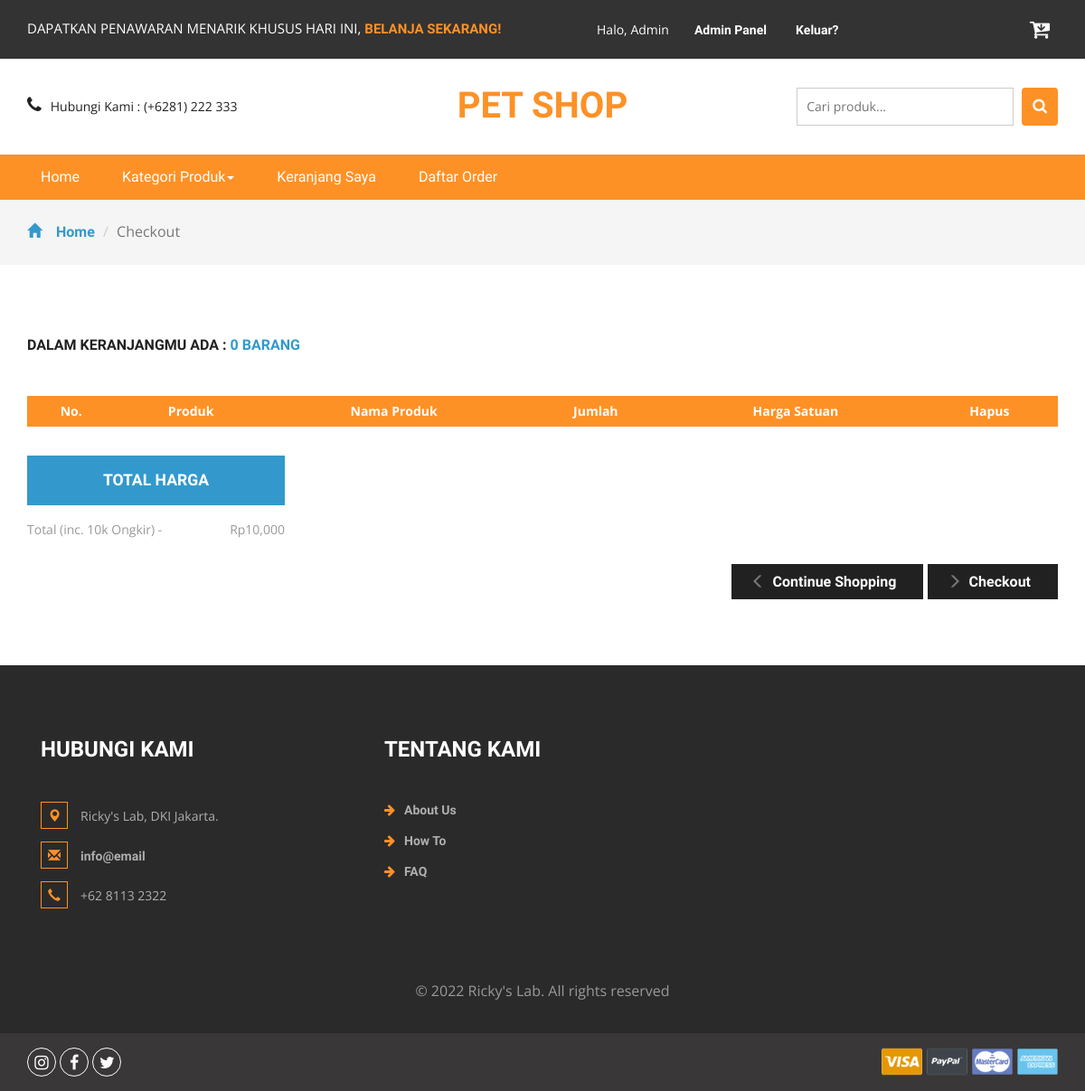
Page /cart.php (signed in) on the earlier database version.
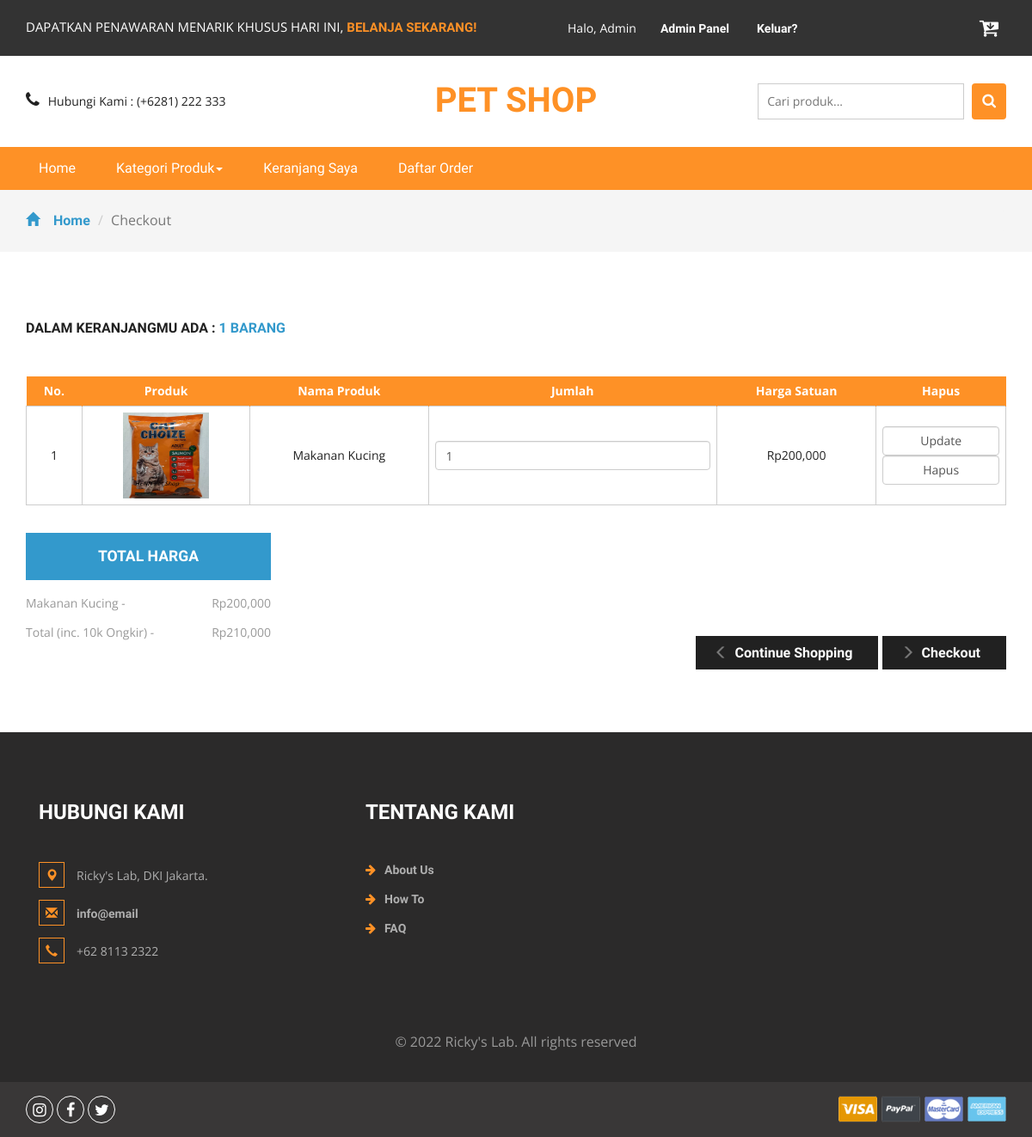
Same page on the later database version.
### tables this page shows
CREATE TABLE `detailorder` (
  `detailid` int(11) NOT NULL,
  `orderid` varchar(100) NOT NULL,
  `idproduk` int(11) NOT NULL,
  `qty` int(11) NOT NULL
);

CREATE TABLE `produk` (
  `idproduk` int(11) NOT NULL,
  `idkategori` int(11) NOT NULL,
  `namaproduk` varchar(30) NOT NULL,
  `gambar` varchar(100) NOT NULL,
  `deskripsi` varchar(200) NOT NULL,
  `rate` int(11) NOT NULL,
  `hargabefore` int(11) NOT NULL,
  `hargaafter` int(11) NOT NULL,
  `tgldibuat` timestamp NOT NULL DEFAULT current_timestamp()
);

### cart.php (the view, shortened to what the changed rows need)
<?php
include 'dbconnect.php';
	$uid = $_SESSION['id'];
	$caricart = mysqli_query($conn,"select * from cart where userid='$uid' and status='Cart'");
	$fetc = mysqli_fetch_array($caricart);
	$orderidd = $fetc['orderid'];
	$itungtrans = mysqli_query($conn,"select count(detailid) as jumlahtrans from detailorder where orderid='$orderidd'");
	$itungtrans2 = mysqli_fetch_assoc($itungtrans);
	$itungtrans3 = $itungtrans2['jumlahtrans'];
?>
<!DOCTYPE html>
<html>
<head>
<link href="css/bootstrap.css" rel="stylesheet" type="text/css" media="all" />
<link href="css/style.css" rel="stylesheet" type="text/css" media="all" />
<link href="css/font-awesome.css" rel="stylesheet">
</head>
<body>
	<div class="logo_products">
		<div class="container">
			<div class="w3ls_logo_products_left">
				<h1><a href="index.php">Pet Shop</a></h1>
			</div>
		</div>
	</div>
	<div class="checkout">
		<div class="container">
			<h2>Dalam keranjangmu ada : <span><?php echo $itungtrans3 ?> barang</span></h2>
			<div class="checkout-right">
				<table class="timetable_sub">
					<thead>
						<tr>
							<th>No.</th>
							<th>Produk</th>
							<th>Nama Produk</th>
							<th>Jumlah</th>
							<th>Harga Satuan</th>
							<th>Hapus</th>
						</tr>
					</thead>
					<?php
						$brg=mysqli_query($conn,"SELECT * from detailorder d, produk p where orderid='$orderidd' and d.idproduk=p.idproduk order by d.idproduk ASC");
						$no=1;
						while($b=mysqli_fetch_array($brg)){
					?>
					<tr class="rem1"><form method="post">
						<td class="invert"><?php echo $no++ ?></td>
						<td class="invert"><a href="product.php?idproduk=<?php echo $b['idproduk'] ?>"><img src="<?php echo $b['gambar'] ?>" width="100px" height="100px" /></a></td>
						<td class="invert"><?php echo $b['namaproduk'] ?></td>
						<td class="invert">
							 <div class="quantity">
								<div class="quantity-select">
									<input type="number" name="jumlah" class="form-control" height="100px" value="<?php echo $b['qty'] ?>" \>
								</div>
							</div>
						</td>
						<td class="invert">Rp<?php echo number_format($b['hargaafter']) ?></td>
						<td class="invert">
							<div class="rem">
								<input type="submit" name="update" class="form-control" value="Update" \>
								<input type="submit" name="hapus" class="form-control" value="Hapus" \>
							</form>
							</div>
					<?php
						}
					?>
				</table>
			</div>
			<div class="checkout-left">
				<div class="checkout-left-basket">
					<ul>
						<?php
						$brg=mysqli_query($conn,"SELECT * from detailorder d, produk p where orderid='$orderidd' and d.idproduk=p.idproduk order by d.idproduk ASC");
						$subtotal = 10000;
						while($b=mysqli_fetch_array($brg)){
						$hrg = $b['hargaafter'];
						$qtyy = $b['qty'];
						$totalharga = $hrg * $qtyy;
						$subtotal += $totalharga
						?>
						<li><?php echo $b['namaproduk']?><i> - </i> <span>Rp<?php echo number_format($totalharga) ?> </span></li>
						<?php
						}
						?>
						<li>Total (inc. 10k Ongkir)<i> - </i> <span>Rp<?php echo number_format($subtotal) ?></span></li>
					</ul>
				</div>
			</div>
		</div>
	</div>
<link href="css/skdslider.css" rel="stylesheet">
</body>
</html>

Differences in the rows shown:
added detailorder: idproduk.gambar (picture), idproduk.namaproduk "Makanan Kucing", jumlah "1", idproduk.hargaafter "200,000", totalharga "200,000"
Other differences:
$itungtrans3: "0" → "1"
$subtotal: "10,000" → "210,000"
